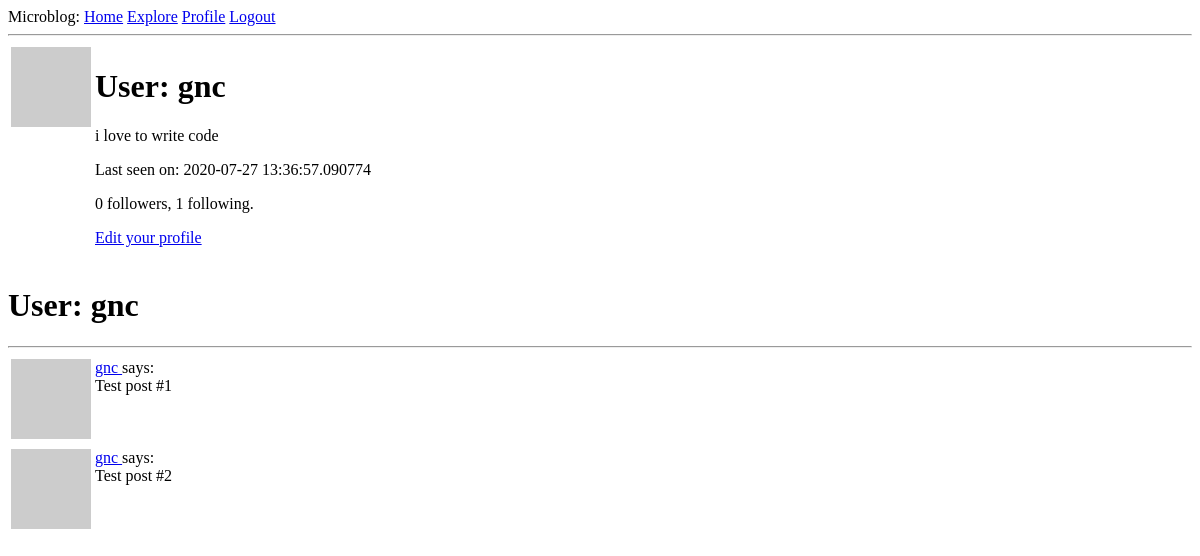
The page /user/gnc (signed in) on the database as committed earlier.
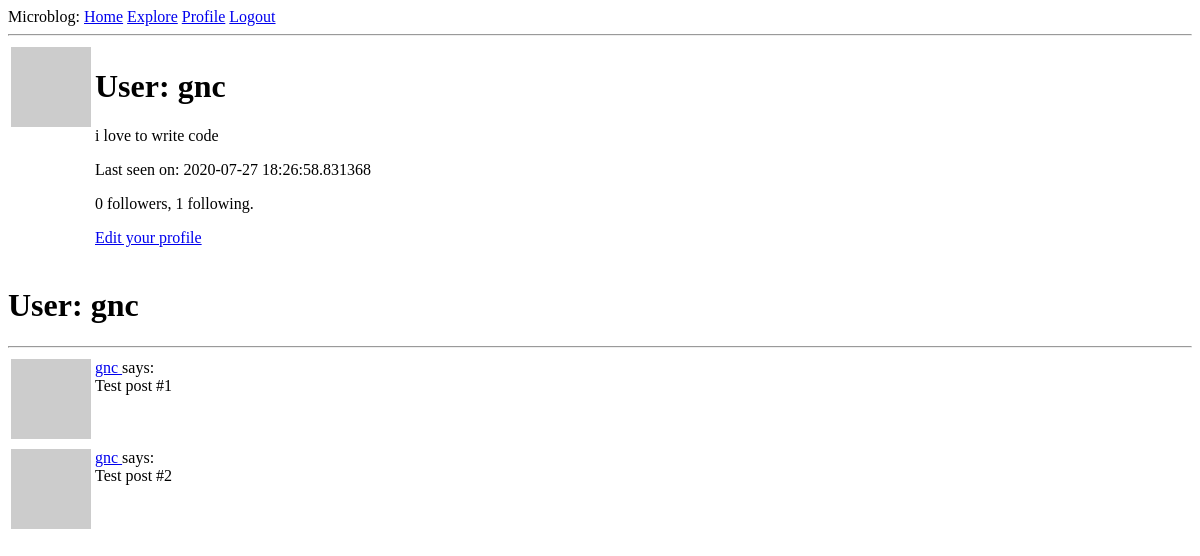
The same page on the database as committed later.
### app/models.py (models this page shows, shortened)
class User(UserMixin, db.Model):
    __tablename__ = 'users'
    id = db.Column(db.Integer, primary_key=True)
    username = db.Column(db.String(64), index=True,
                         unique=True, nullable=False)
    email = db.Column(db.String(120), index=True, unique=True, nullable=False)
    password_hash = db.Column(db.String(128))
    about_me = db.Column(db.String(140))
    last_seen = db.Column(db.DateTime, default=datetime.utcnow)
    posts = db.relationship('Post', backref='author', lazy='dynamic')
    followed = db.relationship(
        'User', secondary=followers,
        primaryjoin=(followers.c.follower_id == id),
        secondaryjoin=(followers.c.followed_id == id),
        backref=db.backref('followers', lazy='dynamic'), lazy='dynamic'
    )
    def avatar(self, size):
        digest = md5(self.email.lower().encode('utf-8')).hexdigest()
        return f'https://www.gravatar.com/avatar/{digest}?d=identicon&s={size}'

### app/routes.py (the view)
@app.route('/user/<username>')
@login_required
def user(username):
    user = User.query.filter_by(username=username).first_or_404()
    posts = [
        {'author': user, 'body': 'Test post #1'},
        {'author': user, 'body': 'Test post #2'}
    ]
    return render_template('user.html', user=user, posts=posts)

### app/models.py (called while the page is built)
@login.user_loader
def load_user(id):
    return User.query.get(int(id))

### app/routes.py (called while the page is built)
@app.before_request
def before_request():
    if current_user.is_authenticated:
        current_user.last_seen = datetime.utcnow()
        db.session.commit()

### app/templates/user.html
{% extends "base.html" %}
{% block content %}
<table>
    <tr valign="top">
        <td><img src="{{ user.avatar(128) }}"></td>
        <td>
            <h1>User: {{ user.username }}</h1>
            {% if user.about_me %}<p>{{ user.about_me }}</p>{% endif %}
            {% if user.last_seen %}<p>Last seen on: {{ user.last_seen }}</p>{% endif %}
            <p>{{ user.followers.count() }} followers, {{ user.followed.count() }}
                following.</p>
            {% if user == current_user %}
            <p><a href="{{ url_for('edit_profile') }}">Edit your profile</a></p>
            {% elif not current_user.is_following(user) %}
            <p><a href="{{ url_for('follow', username=user.username) }}">Follow</a></p>
            {% else %}
            <p><a href="{{ url_for('unfollow', username=user.username) }}">Unfollow</a></p>{% endif %}
        </td>
    </tr>
</table>
<h1>User: {{ user.username }}</h1>
<hr>
{% for post in posts %}
<table>
    {% include '_post.html' %}
</table>
{% endfor %}
{% endblock %}

### app/templates/_post.html
<table>
    <tr valign="top">
        <td><img src="{{ post.author.avatar(36) }}"></td>
        <td>
            <a href="{{ url_for('user', username=post.author.username) }}">
                {{ post.author.username }}
            </a>
            says:<br>{{ post.body }}
        </td>
    </tr>
</table>

Rows that differ between the two databases and show on the page:
changed User "gnc": last_seen "2020-07-27 13:36:57.090774" → "2020-07-27 18:26:58.831368"
